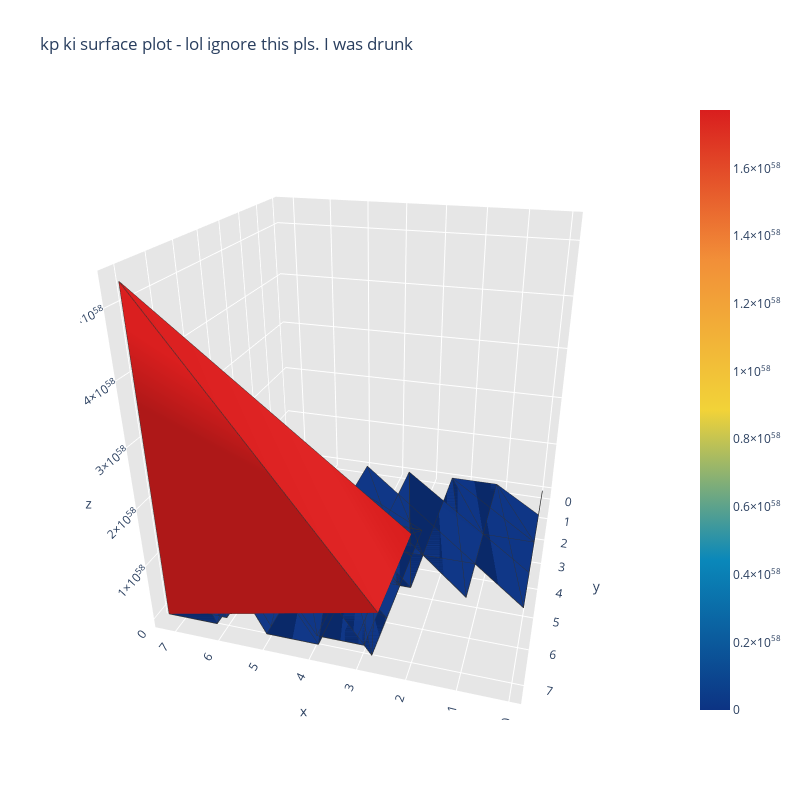

The notebook cell saved with this chart:
### Code cell
# Run this again but for a model that only optimises kp and ki
u = np.linspace(0, 1, 20)
v = np.linspace(0, 1, 20)
u,v = np.meshgrid(u,v)
u = u.flatten()
v = v.flatten()

points2D = np.vstack([u,v]).T
tri = Delaunay(points2D)
simplices = tri.simplices

fig = ff.create_trisurf(x=global_phi_store_q['kp'], y=global_phi_store_q['ki'], z=global_phi_store_q['phi(pi)'],
                         colormap="Portland",
                         simplices=simplices,
                         title="kp ki surface plot - lol ignore this pls. I was drunk")
fig.show()

### Figure 1 — Plotly figure (JSON) as saved in the notebook; plotly's stock layout.template omitted (floating-point values rounded to 4 significant figures; data arrays with more than 128 entries replaced by an {"elided": "..."} marker saying what was removed)
{"data": [{"facecolor": {"elided": "722 str values"}, "i": {"elided": "722 int values"}, "j": {"elided": "722 int values"}, "k": {"elided": "722 int values"}, "name": "", "type": "mesh3d", "x": {"elided": "3750 float values"}, "y": {"elided": "3750 float values"}, "z": {"elided": "3750 float values"}}, {"line": {"color": "rgb(50, 50, 50)", "width": 1.5}, "mode": "lines", "showlegend": false, "type": "scatter3d", "x": {"elided": "3610 float values"}, "y": {"elided": "3610 float values"}, "z": {"elided": "3610 float values"}}, {"hoverinfo": "none", "marker": {"color": [128.2, 1.773e+58], "colorscale": [[0, "rgb(12, 51, 131)"], [0.25, "rgb(10, 136, 186)"], [0.5, "rgb(242, 211, 56)"], [0.75, "rgb(242, 143, 56)"], [1, "rgb(217, 30, 30)"]], "showscale": true, "size": 0.1}, "mode": "markers", "showlegend": false, "type": "scatter3d", "x": [0], "y": [0], "z": [5816000.0]}], "layout": {"height": 800, "scene": {"aspectratio": {"x": 1, "y": 1, "z": 1}, "camera": {"center": {"x": 0, "y": 0, "z": 0}, "eye": {"x": -0.5321, "y": 1.885, "z": 0.9227}, "projection": {"type": "perspective"}, "up": {"x": 0, "y": 0, "z": 1}}, "xaxis": {"backgroundcolor": "rgb(230, 230, 230)", "gridcolor": "rgb(255, 255, 255)", "showbackground": true, "type": "linear", "zerolinecolor": "rgb(255, 255, 255)"}, "yaxis": {"backgroundcolor": "rgb(230, 230, 230)", "gridcolor": "rgb(255, 255, 255)", "showbackground": true, "type": "linear", "zerolinecolor": "rgb(255, 255, 255)"}, "zaxis": {"backgroundcolor": "rgb(230, 230, 230)", "gridcolor": "rgb(255, 255, 255)", "showbackground": true, "type": "linear", "zerolinecolor": "rgb(255, 255, 255)"}}, "title": {"text": "kp ki surface plot - lol ignore this pls. I was drunk"}, "width": 800}}
